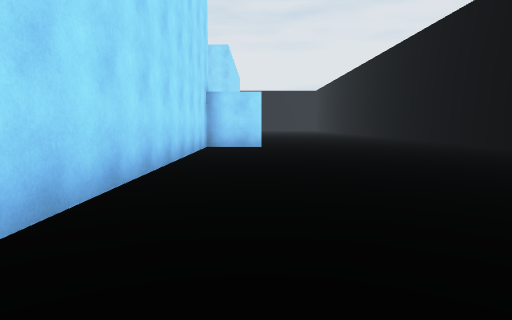
View 1 (above)

21 first-person views from a walk through a scene from a Unity 3-D project. The camera is 1.2 m above the floor, tilts 6° down and sees 75° across. The floor is counted in squares, 2 m on a side. Each view is taken from the middle of a square. On the plan, view 1 faces up. The plan holds only what a view shows up to about 10 squares ahead; the rest is blank. The place goes on beyond the plan. The player is left out.

View 2
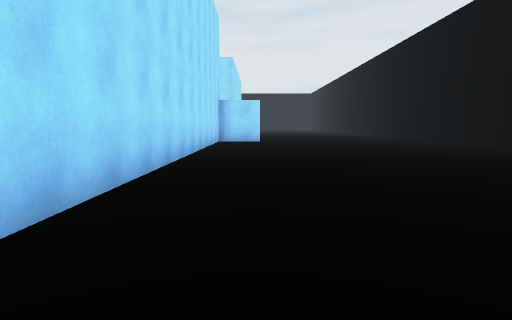

View 3
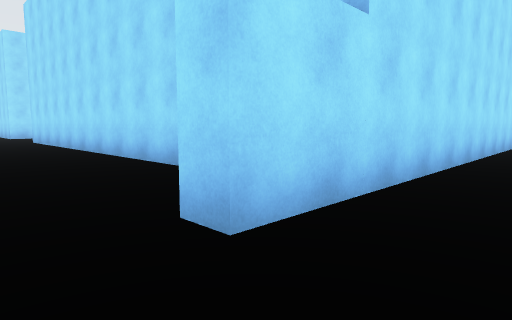

View 4
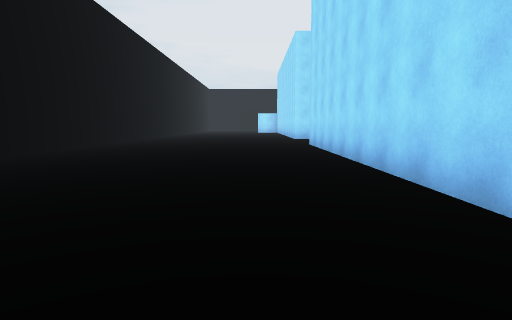

View 5
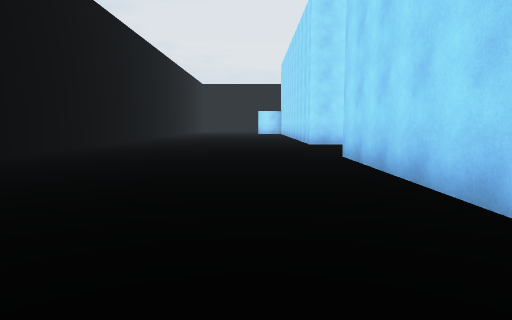

View 6
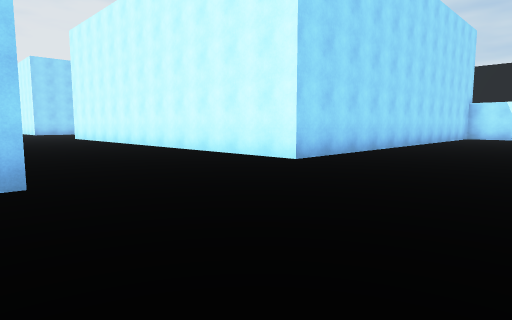

View 7
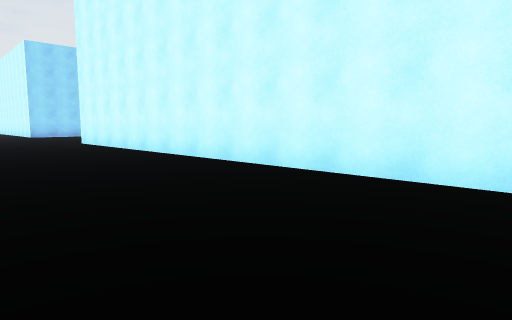

View 8
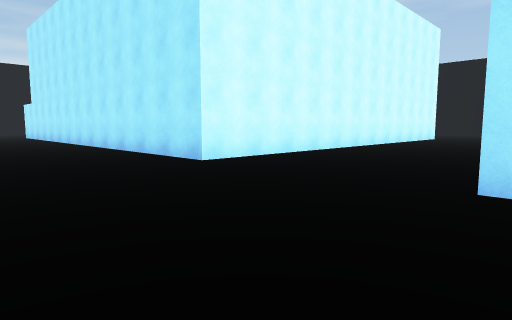

View 9
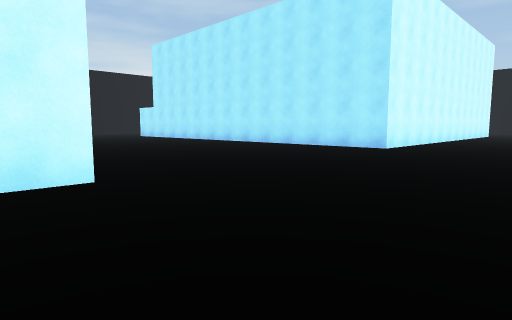

View 10
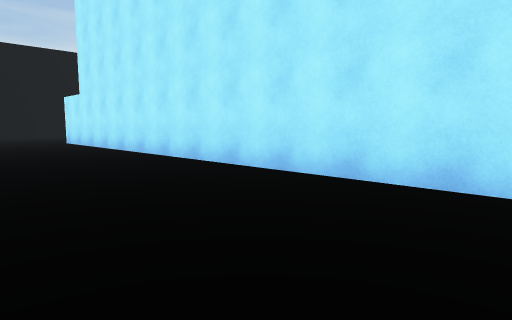

View 11
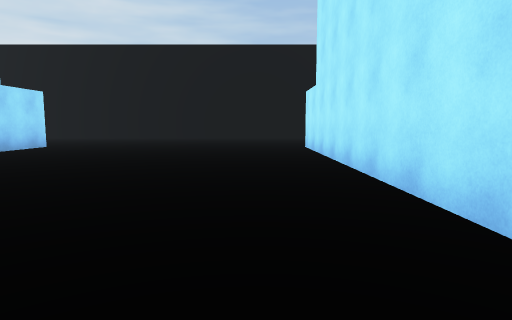

View 12
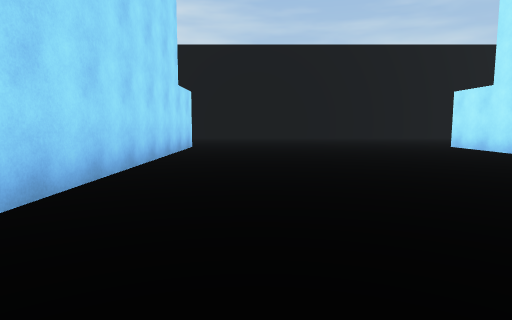

View 13
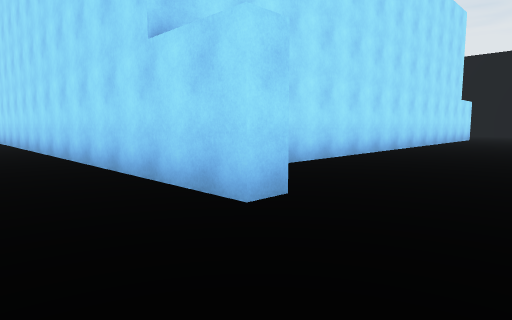

View 14
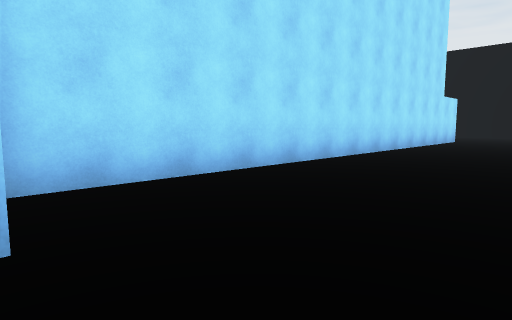

View 15
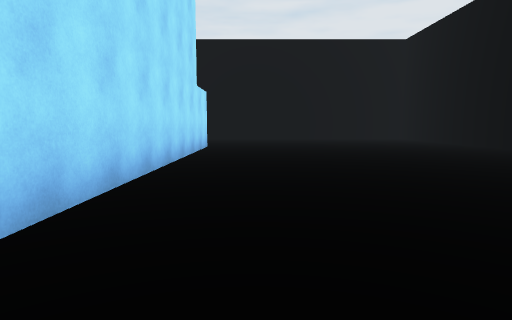

View 16
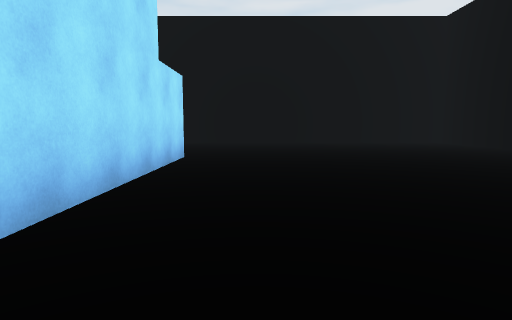

View 17
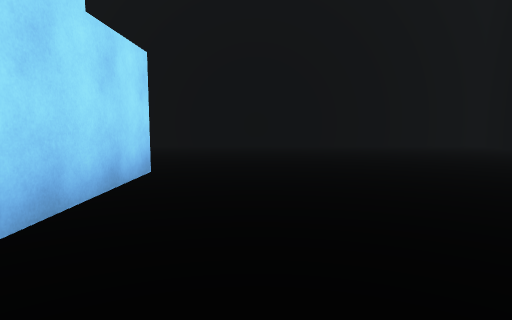

View 18
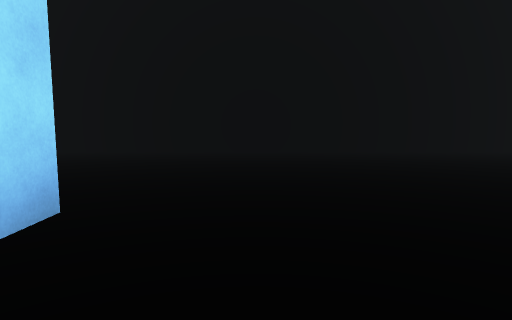

View 19
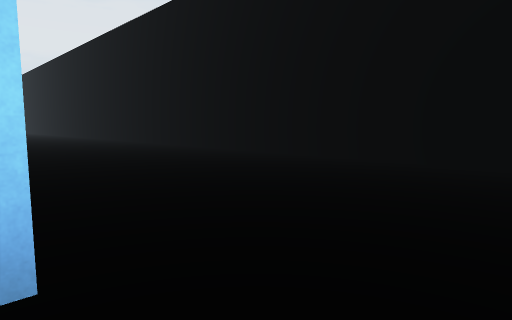

View 20
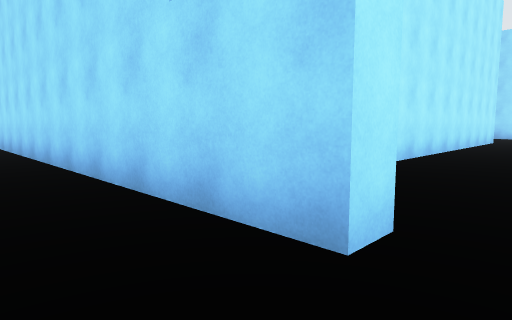

View 21
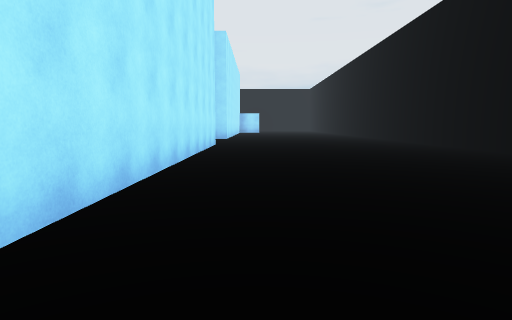

### Floor plan
Points are (right, up) in squares from view 1. A wall is a line through its corners. A room is listed if a view was taken in it or the views show most of it. See-through windows are left out.
Room 1 (views 1, 2, 3, 4, 5, 6, 7, 8, 9, 10, 11, 12, 13, 14, 15, 16, 17, 18, 19, 20, 21)
walls: (0.2, 17.4) (0.2, 16.7) (-10.5, 16.7); (0.2, 9.1) (-1.3, 9.1) (-1.3, -3.8) (-1.9, -3.8); (-13.3, 16.6) (-13.3, 17.6); (6.3, 5.1) (6.3, 10.1); (-4.2, -2.3) (-13.3, -2.3) (-13.3, 9.6) (0.2, 9.6); (-1.9, 30.3) (-1.3, 30.3) (-1.3, 17.4); (-13.1, 28.8) (-4.5, 28.8); (6.3, 29.1) (6.3, 35.4) (-13.1, 35.4); (-17.1, -8.6) (-9, -8.6)

Positions as (right, up) in squares from view 1, and headings:
1: (0, 0), facing up
2: (0, -3), facing up
3: (0, -5), facing up-left
4: (-3, -4), facing left
5: (-7, -4), facing left
6: (-18, -6), facing up-right
7: (-17, -2), facing up-right
8: (-18, 13), facing down-right
9: (-17, 18), facing down-right
10: (-12, 13), facing down-right
11: (-9, 11), facing right
12: (-9, 15), facing right
13: (2, 15), facing up-left
14: (2, 17), facing up-left
15: (0, 21), facing up
16: (0, 24), facing up
17: (0, 26), facing up
18: (0, 28), facing up
19: (0, 30), facing up-left
20: (0, 31), facing down-left
21: (-3, 30), facing left
